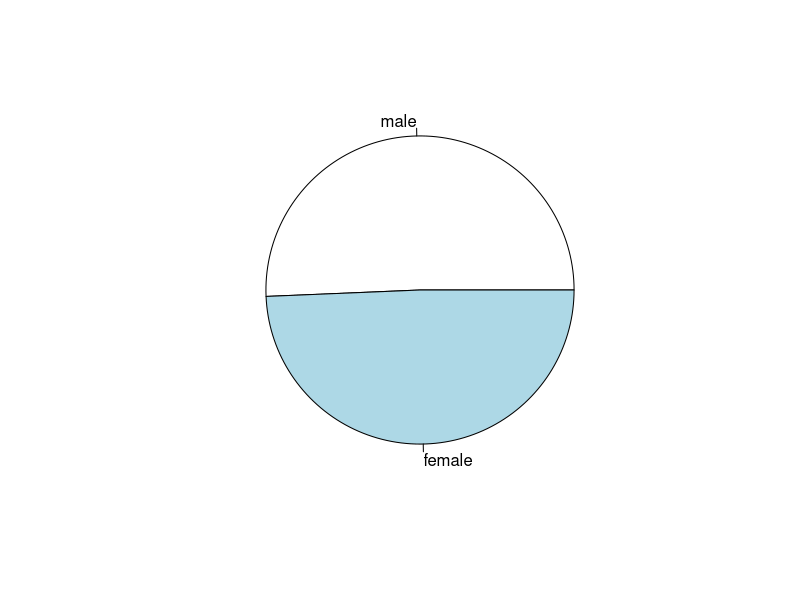
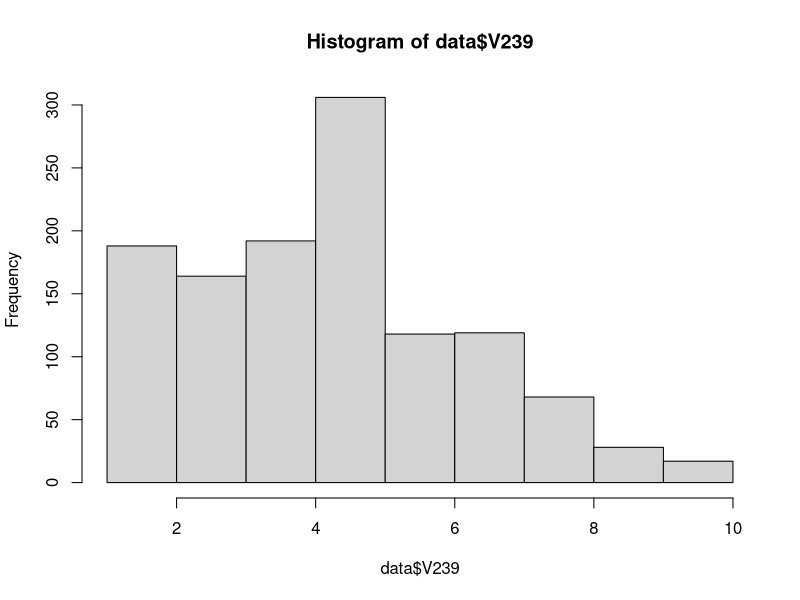
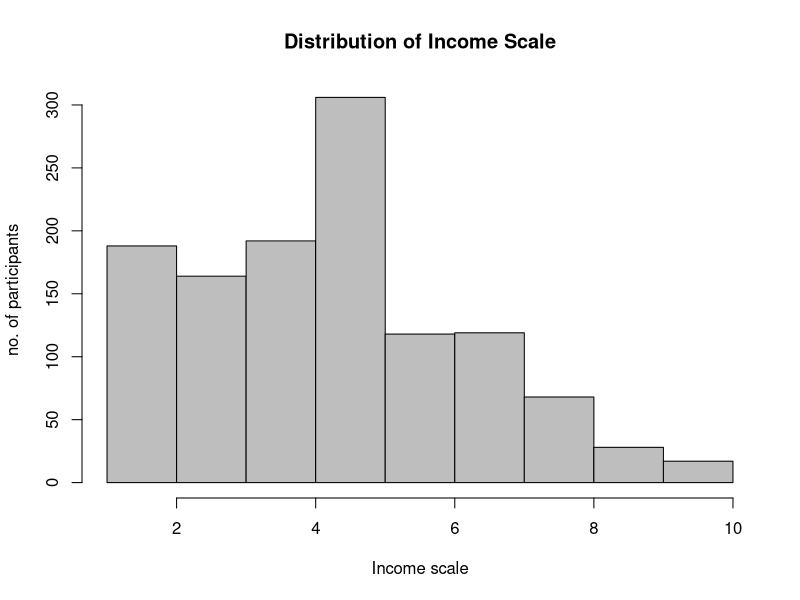
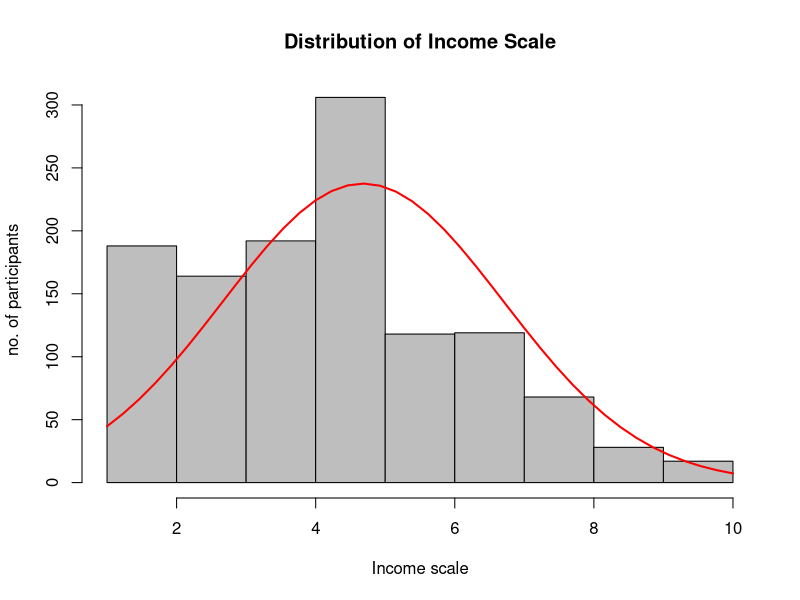
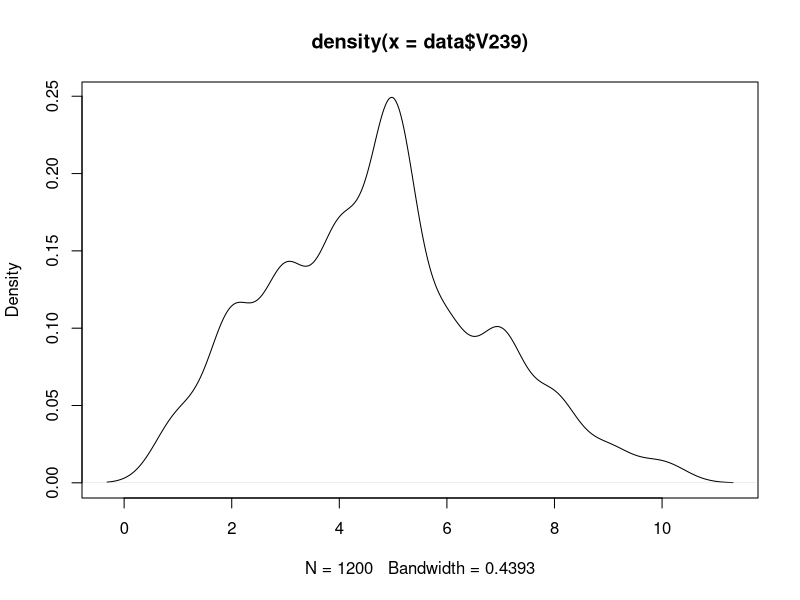
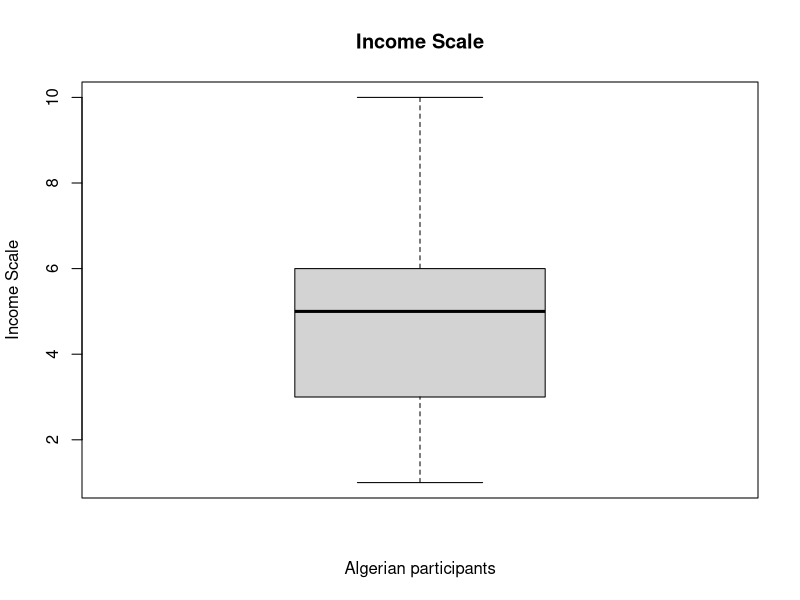

Write the R code that produced these figures, in order. (Note: this script raises an error after producing the figures.)
#These are all the codes of Chapter 3 Desciptive statistics

###Some cruicial steps need to be performed before running Ch. 3 new codes -----------
#set your working directory to be the folder that stores your data files
setwd("C:/Users/Dropbox/learnR") #replace with your own folder directory
data<-read.csv(file="psychlearnr_data.csv", header=TRUE) 

###Recall Packages that you commonly use
library(dplyr) #you need to run these codes every time you re-start R
library(Hmisc)

###Chapter 3.1 Basic Descriptive Statistics-----------------------------------------------
###Chapter Frenquencies 3.1.1--------
#gender distribution
describe(data$V240)
table(data$V240)
#pie charts
x<-c(608, 592)
labels<-c("male", "female")
pie(x,labels)
#income distribution
describe(data$V239)
#histograms
hist(data$V239) #basic histogram
hist(data$V239, breaks=10, col="gray", 
     xlab="Income scale", ylab = "no. of participants",
     main = "Distribution of Income Scale")
#histogram with normal curve
income<-data$V239
hist_normal<-hist(data$V239, breaks=10, col="gray", 
                  xlab="Income scale", ylab = "no. of participants",
                  main = "Distribution of Income Scale")
xfit<-seq(min(income),max(income),length=40) 
yfit<-dnorm(xfit,mean=mean(income),sd=sd(income)) 
yfit <- yfit*diff(hist_normal$mids[1:2])*length(income) 
lines(xfit, yfit, col="red", lwd=2)
#density plot
d <- density(data$V239)
plot(d)

###Chapter 3.1.2 Central tendency---------
mean(data$V239)
sd(data$V239)
median(data$V239)

CT_mode<-function(x){
  uni <- unique(x)
  uni[which.max(tabulate(match(x,uni)))]
}

CT_mode(data$V239)

table(data$V239)

#box plot
boxplot(data$V239, main="Income Scale", 
        xlab="Algerian participants", ylab="Income Scale")

###Chapter 3.1.2 Central tendency by groups-------
table(data$V239,data$V240)
ggplot(data, aes(x=V239, fill=V240)) +
  geom_histogram(binwidth=.5, alpha=.5, position="identity")
ggplot(data, aes(x=V239, fill=V240)) +
  geom_histogram(binwidth=.5, alpha=.5, position="dodge") 

library(ggplot2)
aggregate(data$V239, by=list(data$V240), FUN=mean, na.rm=TRUE)
boxplot(data$V239~data$V240,data=data, main="Scale of Income by Sex", 
        xlab="Biological Sex", ylab="Scale of Income")
install.packages("ggpubr")
ggqqplot(data$V239)

###Chapter 3.2 Normal Distribution-----------------------------------
##Chapter 3.2.1 Visualizing Distribution------------
#Distribution plots
install.packages("ggpubr")
library(ggpubr)
ggdensity(data$V239, 
          main = "Distribution of Scale of Income", 
          xlab = "Scale of Income (V239)",
          add = "mean") #for a line to indicate group mean
#Distribution plots by groups
data$V240<-as.factor(data$V240)
ggdensity(data, x="V239", 
          main = "Distribution of Scale of Income by Sex", 
          xlab = "Scale of Income",
          ylab = "Density",
          facet.by = "V240",
          panel.labs = list(V240 = c("Male", "Female")),
          add = "mean") #for a line to indicate group mean

#QQ plots 
library(car)
ggqqplot(data$V239)

#scatterplots
plot(data$SACSECVAL)
plot(data$RESEMAVAL)
plot(data$SACSECVAL~data$RESEMAVAL, main="Scatterplot of Secular and Emancipative values", 
  	xlab="Overall Secular Values ", ylab="Overall Emanipative Values ")
#scatterplots by groups
library(car)
scatterplot(SACSECVAL~RESEMAVAL | V240, data=data, main="Scatterplot of Secular and Emancipative values", 
     xlab="Overall Secular Values ", ylab="Overall Emanipative Values ")

##Chapter 3.2.2 Test of Normality----------
shapiro.test(data$V239)

##Chapter3.3 Test of outliers---------------
library(psych)
boxplot(data$V239)
boxplot(data$SACSECVAL)
boxplot.stats(data$SACSECVAL) 

#further study http://r-statistics.co/Outlier-Treatment-With-R.html
#https://cran.r-project.org/web/packages/outliers/outliers.pdf 
